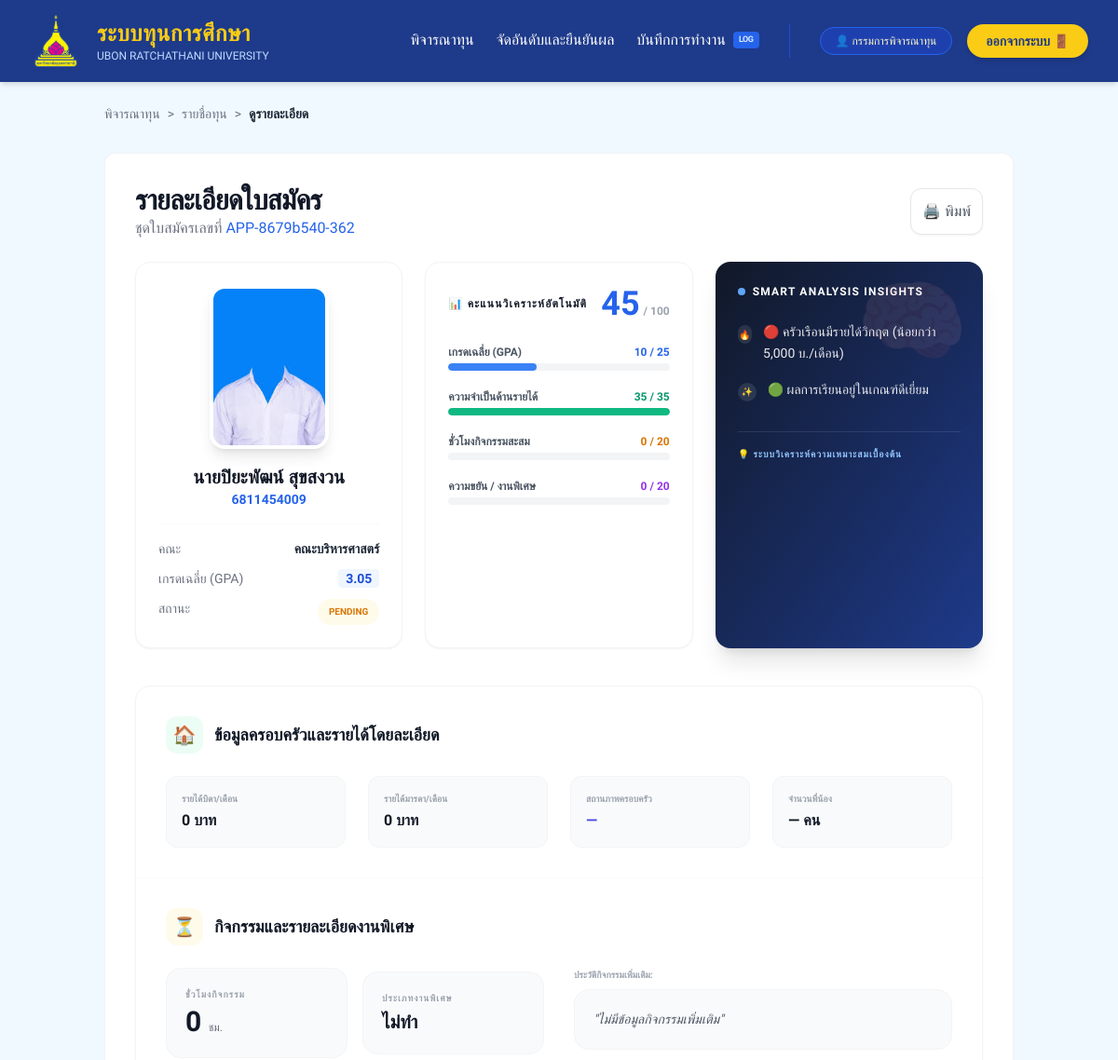
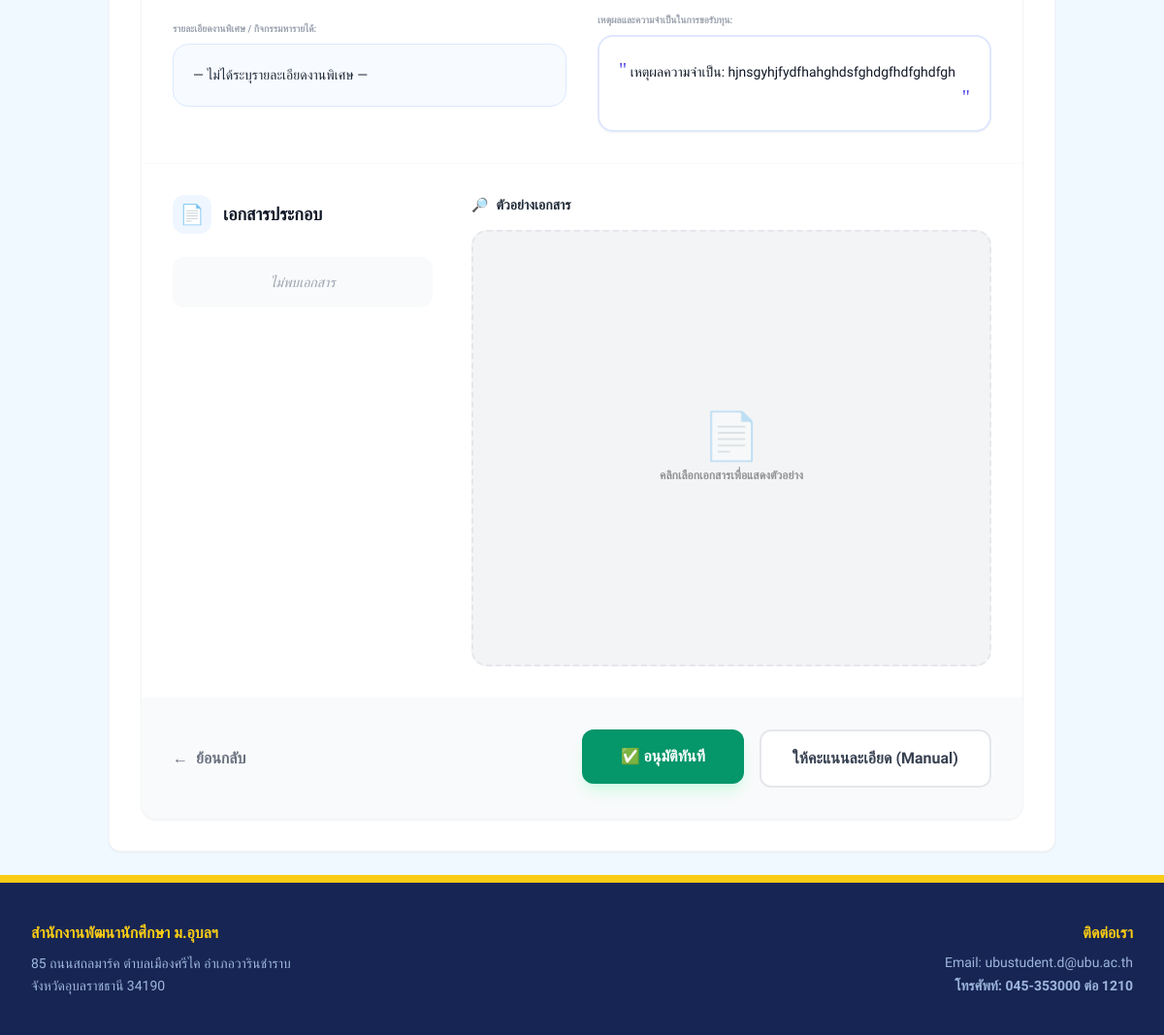
Before: /director/candidate/8679b540-362 (signed in) with the older database file (2 pictures, top to bottom).
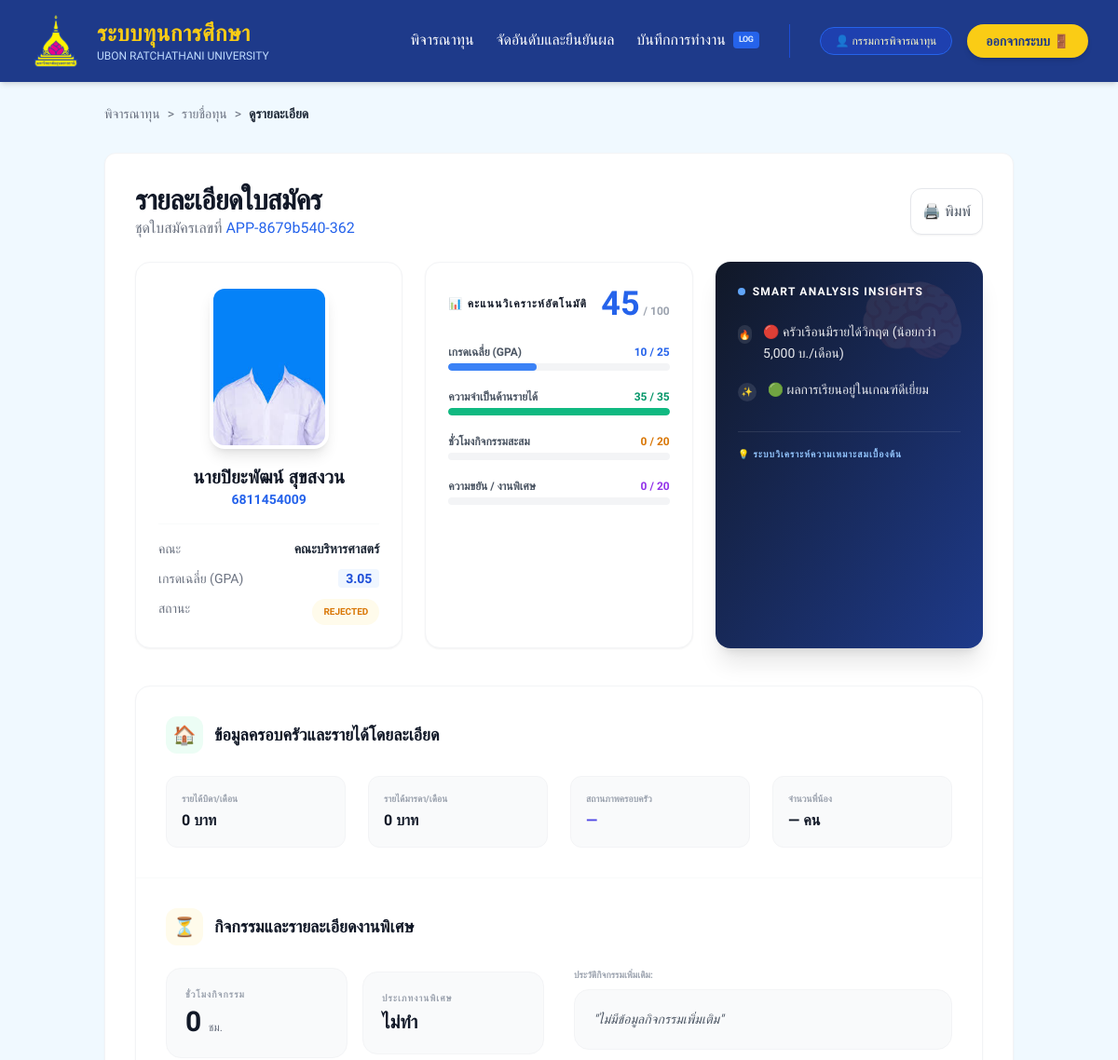
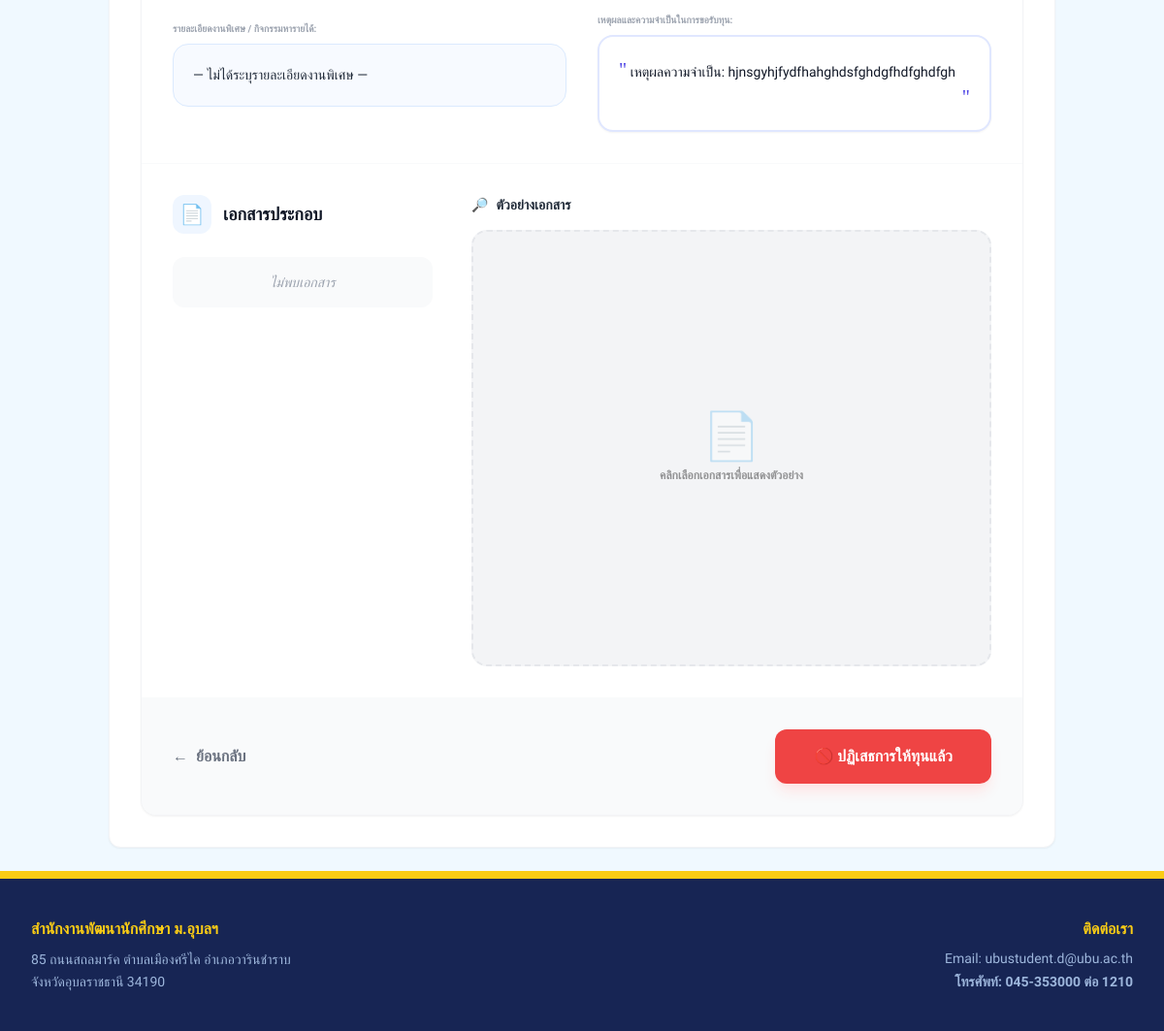
After: the same page with the newer database file (2 pictures, top to bottom).
### models.py (models this page shows, shortened)
class Application(db.Model):
    __tablename__ = 'application'
    id = db.Column(db.String, primary_key=True)
    student_id = db.Column(db.String(20), nullable=False)
    student_name = db.Column(db.String(100))
    faculty = db.Column(db.String(100)) # <--- คงไว้ตามที่คุณเพิ่มมา
    scholarship_id = db.Column(db.Integer, db.ForeignKey('scholarship.id'))
    status = db.Column(db.String(20), default='pending')
    reviewing_by = db.Column(db.String(50))
    reviewing_at = db.Column(db.DateTime)
    status_description = db.Column(db.Text)
    is_scored = db.Column(db.Boolean, default=False)
    total_score = db.Column(db.Integer, default=0)
    created_at = db.Column(db.DateTime, default=datetime.utcnow) #เก็บวันที่สมัคร
    application_file = db.Column(db.String(200), nullable=True) #เอกสารไฟล์เเนบของนักศึกษา
    reject_reason = db.Column(db.Text, nullable=True) #เหตุผลจากเจ้าหน้าที่
    interview_date = db.Column(db.Date, nullable=True) # วันที่นัดสัมภาษณ์
    interview_time = db.Column(db.String(100), nullable=True) # เเวลานัดสัมภาษณ์
    interview_location = db.Column(db.String(255), nullable=True) #สถานที่นัดสัมภาษณ์
    notes = db.Column(db.Text, nullable=True) # เหตุผล/ข้อมูลเพิ่มเติมจากนักศึกษา
    form_data = db.Column(db.Text, nullable=True) # JSON ข้อมูลเต็มจากฟอร์มสมัคร
    activity_hours = db.Column(db.Integer, default=0)
    parttime_type = db.Column(db.String(50))
    parttime_description = db.Column(db.Text)
    def calculate_automatic_score(self):
        if self.evaluations:
            return self.total_score
        student = Student.query.filter_by(student_id=self.student_id).first()
        if not student:
            return 0
        score = 0
        gpa = student.gpax or 0.0
        if gpa >= 3.75:
            score += 25
        elif gpa >= 3.50:
            score += 20
        elif gpa >= 3.25:
            score += 15
        elif gpa >= 3.00:
            score += 10
        elif gpa >= 2.00:
            score += 5
        monthly_income = (student.father_income or 0) + (student.mother_income or 0) + (student.guardian_income or 0)
        yearly_income = monthly_income * 12
        if yearly_income < 100000:
            score += 35
        elif yearly_income < 180000:
            score += 25
        elif yearly_income < 250000:
            score += 15
        elif yearly_income < 350000:
            score += 5
        hours = self.activity_hours or 0
        if hours >= 41:
            score += 20
        elif hours >= 31:
            score += 15
        elif hours >= 21:
            score += 10
        elif hours >= 1:
            score += 5
        pt_type = self.parttime_type
        if pt_type == "ทำทุกวัน":
            score += 20
        elif pt_type == "วันต่อวัน":
            score += 10
        self.total_score = score
        self.is_scored = True
        return score
    def generate_smart_analysis(self):
        student = Student.query.filter_by(student_id=self.student_id).first()
        if not student:
            return ["ไม่พบข้อมูลนักศึกษาเพื่อวิเคราะห์"]
        insights = []
        monthly_income = (student.father_income or 0) + (student.mother_income or 0) + (student.guardian_income or 0)
        if monthly_income <= 5000:
            insights.append("🔴 ครัวเรือนมีรายได้วิกฤต (น้อยกว่า 5,000 บ./เดือน)")
        elif monthly_income <= 12000:
            insights.append("🟠 ครัวเรือนมีรายได้จำกัด (ความจำเป็นสูง)")
        elif monthly_income > 30000:
            insights.append("⚪ รายได้ครอบครัวอยู่ในระดับปานกลาง-สูง")
        gpa = student.gpax or 0.0
        if gpa >= 3.80:
            insights.append("🌟 ศักยภาพการเรียนดีเยี่ยม (GPAX 3.80+)")
        elif gpa >= 3.00:
            insights.append("🟢 ผลการเรียนอยู่ในเกณฑ์ดีเยี่ยม")
        elif gpa < 2.00:
            insights.append("⚠️ ผลการเรียนต่ำกว่าเกณฑ์ปกติ")
        if (self.activity_hours or 0) >= 40:
            insights.append("💪 จิตอาสาดีเด่น (กิจกรรม 40+ ชม.)")
        if self.parttime_type == "ทำทุกวัน":
            insights.append("⚡ มีความรับผิดชอบสูง (ทำงานพิเศษทุกวัน)")
        elif self.parttime_type == "วันต่อวัน":
            insights.append("✅ พยายามช่วยเหลือตนเอง (ทำงานพิเศษรายวัน)")
        desc = (self.parttime_description or "").lower()
        if any(word in desc for word in ["ช่วยพ่อ", "ช่วยแม่", "ช่วยที่บ้าน", "ดูแล"]):
            insights.append("🏠 มีความกตัญญู (ช่วยเหลืองานที่บ้าน)")
        if any(word in desc for word in ["ขายของ", "ตลาด", "เซเว่น", "พาร์ทไทม์", "รับจ้าง"]):
            insights.append("💰 ขยันหารายได้เสริมนอกเวลาเรียน")
        if self.total_score >= 80:
            insights.append("🏆 แนะนำเป็นอันดับต้น (คะแนนวิเคราะห์ 80+)")
        elif self.total_score >= 60:
            insights.append("👍 อยู่ในเกณฑ์แนะนำให้พิจารณา")
        if not insights:
            insights.append("📝 ข้อมูลอยู่ในเกณฑ์มาตรฐานทั่วไป")
        return insights
    @property
    def gpa(self):
        s = Student.query.filter_by(student_id=self.student_id).first()
        return s.gpax if s and s.gpax is not None else "-"

### routes/director_routes.py (the view, shortened to what this page needs)
@director_bp.route("/candidate/<string:app_id>")
def candidate_detail(app_id):
    import os
    application = Application.query.get_or_404(app_id)
    student = Student.query.filter_by(student_id=application.student_id).first()
    photo_url = None
    all_app_files = []
    if student:
        from flask import current_app
        profile_pic_path = os.path.join(current_app.static_folder, 'images', 'students', f"{student.student_id}.jpg")
        if os.path.exists(profile_pic_path):
            photo_url = f"images/students/{student.student_id}.jpg"
        upload_dir = os.path.join(current_app.static_folder, 'uploads', str(student.student_id))
        if os.path.isdir(upload_dir):
            all_app_files = [f for f in os.listdir(upload_dir) if f.startswith(f"app_{app_id}")]
    form_info = {}
    if application.form_data:
        try:
            import json
            form_info = json.loads(application.form_data)
        except Exception:
            form_info = {}
    application.calculate_automatic_score()
    smart_analysis = application.generate_smart_analysis()
    db.session.commit()
    return render_template("director/candidate_detail.html",
                           student=application,
                           photo_url=photo_url,
                           student_obj=student,
                           form_info=form_info,
                           smart_analysis=smart_analysis,
                           documents=all_app_files)

### routes/director_routes.py (called while the page is built)
@director_bp.before_request
def require_director_login():
    if request.endpoint and request.endpoint != 'director.login':
        if "user_id" not in session or session.get("role") != "director":
            flash("กรุณาเข้าสู่ระบบในฐานะกรรมการ", "error")
            return redirect(url_for("login")) # Assuming login is the global login defined in app.py

### templates/director/candidate_detail.html (shortened to what the changed rows need)
{% extends "layouts/base_director.html" %}
{% block content %}
<div class="max-w-5xl mx-auto font-prompt p-6">
    <div class="bg-white p-8 rounded-xl shadow-sm border border-gray-100">
        <div class="mb-10">
            <div class="flex flex-col md:flex-row justify-between items-start md:items-center gap-4 mb-6">
                <div>
                    <h1 class="text-3xl font-black text-gray-900 tracking-tight">รายละเอียดใบสมัคร</h1>
                    <p class="text-gray-500 font-medium">ชุดใบสมัครเลขที่ <span class="text-blue-600">APP-{{ student.id }}</span></p>
                </div>
            </div>
            <div class="grid grid-cols-1 lg:grid-cols-3 gap-6">
                <div class="bg-white rounded-2xl shadow-sm border border-gray-100 p-6 flex flex-col items-center">
                    <div class="relative mb-4 group">
                        <div class="w-32 h-44 rounded-2xl overflow-hidden border-4 border-white shadow-lg bg-gray-50">
                        </div>
                    </div>
                    <h2 class="text-xl font-bold text-gray-900">{{ student_obj.name if student_obj else student.student_name or '—' }}</h2>
                    <p class="text-blue-600 font-bold text-sm mb-4">{{ student.student_id }}</p>
                    <div class="w-full space-y-3 pt-4 border-t border-gray-50">
                        <div class="flex justify-between text-sm">
                        </div>
                        <div class="flex justify-between text-sm">
                        </div>
                        <div class="flex justify-between text-sm">
                            <span class="text-gray-500">สถานะ</span>
                            <span class="px-3 py-1 bg-amber-50 text-amber-600 rounded-full font-bold text-[10px] uppercase">
                                {{ student.status }}
                            </span>
                        </div>
                    </div>
                </div>
                <div class="bg-white rounded-2xl shadow-sm border border-gray-100 p-6">
                    <div class="flex justify-between items-center mb-6">
                        <div class="text-right">
                            <span class="text-4xl font-black text-blue-600">{{ student.total_score }}</span>
                            <span class="text-gray-400 text-xs font-bold">/ 100</span>
                        </div>
                    </div>
                            {% set gpa_score = 0 %}
                            {% set gpa_val = student.gpa|float %}
                            {% if gpa_val >= 3.75 %}{% set gpa_score = 25 %}
                            {% elif gpa_val >= 3.50 %}{% set gpa_score = 20 %}
                            {% elif gpa_val >= 3.25 %}{% set gpa_score = 15 %}
                            {% elif gpa_val >= 3.00 %}{% set gpa_score = 10 %}
                            {% elif gpa_val >= 2.00 %}{% set gpa_score = 5 %}{% endif %}
                            {% set inc_score = 0 %}
                            {% set monthly_inc = (student_obj.father_income or 0) + (student_obj.mother_income or 0) + (student_obj.guardian_income or 0) %}
                            {% set yearly_inc = monthly_inc * 12 %}
                            {% if yearly_inc < 100000 %}{% set inc_score = 35 %}
                            {% elif yearly_inc < 180000 %}{% set inc_score = 25 %}
                            {% elif yearly_inc < 250000 %}{% set inc_score = 15 %}
                            {% elif yearly_inc < 350000 %}{% set inc_score = 5 %}{% endif %}
                            {% set act_score = 0 %}
                            {% set hrs = student.activity_hours or 0 %}
                            {% if hrs >= 41 %}{% set act_score = 20 %}
                            {% elif hrs >= 31 %}{% set act_score = 15 %}
                            {% elif hrs >= 21 %}{% set act_score = 10 %}
                            {% elif hrs >= 1 %}{% set act_score = 5 %}{% endif %}
                            {% set work_score = 0 %}
                            {% if student.parttime_type == "ทำทุกวัน" %}{% set work_score = 20 %}
                            {% elif student.parttime_type == "วันต่อวัน" %}{% set work_score = 10 %}{% endif %}
                </div>
            </div>
        </div>
        <div class="bg-white rounded-2xl shadow-sm border border-gray-100 divide-y divide-gray-50 overflow-hidden">
            <div class="p-8">
                <div class="grid grid-cols-1 lg:grid-cols-2 gap-8">
                    <div class="space-y-6">
                        <div class="flex items-center gap-4">
                            <div class="flex-1 p-5 bg-gray-50 rounded-2xl border border-gray-100">
                                <span class="text-[10px] text-gray-400 uppercase font-black tracking-widest block mb-1">ชั่วโมงกิจกรรม</span>
                                <p class="text-3xl font-black text-gray-900">{{ student.activity_hours or 0 }} <span class="text-xs font-normal text-gray-500">ชม.</span></p>
                            </div>
                            <div class="flex-1 p-5 bg-gray-50 rounded-2xl border border-gray-100">
                                <span class="text-[10px] text-gray-400 uppercase font-black tracking-widest block mb-1">ประเภทงานพิเศษ</span>
                                <p class="text-xl font-bold text-gray-900">{{ student.parttime_type or 'ไม่ทำ' }}</p>
                            </div>
                        </div>
                        <div>
                            <label class="text-[10px] uppercase font-black text-gray-400 block mb-2">รายละเอียดงานพิเศษ / กิจกรรมหารายได้:</label>
                            <div class="p-5 bg-blue-50/50 rounded-2xl border border-blue-100 text-sm text-gray-800 leading-relaxed font-medium break-words">
                                {{ student.parttime_description or '— ไม่ได้ระบุรายละเอียดงานพิเศษ —' }}
                            </div>
                        </div>
                    </div>
                    <div class="space-y-6">
                        <div>
                            <label class="text-[10px] uppercase font-black text-gray-400 block mb-2">เหตุผลและความจำเป็นในการขอรับทุน:</label>
                            <div class="p-5 bg-white border-2 border-indigo-100 rounded-2xl text-sm text-gray-900 leading-relaxed shadow-sm break-words">
                                <span class="text-indigo-600 text-xl font-serif">"</span>
                                {{ student.notes or form_info.get('reason', 'ไม่ได้ระบุเหตุผล') }}
                                <div class="text-right">
                                </div>
                            </div>
                        </div>
                    </div>
                </div>
            </div>
            <div class="p-8 bg-gray-50 flex flex-col sm:flex-row justify-between items-center gap-6">
                <div class="flex gap-4 w-full sm:w-auto">
                    {% if student.status not in ['approved', 'Selected', 'rejected'] %}
                        <form action="{{ url_for('director.quick_approve', app_id=student.id) }}" method="POST" class="flex-1 sm:flex-initial">
                            <button type="submit"
                                    onclick="return confirm('ยืนยันการอนุมัติรับทุนทันที?')"
                                    class="w-full bg-emerald-600 text-white px-10 py-4 rounded-xl hover:bg-emerald-700 transition-all font-black shadow-lg shadow-emerald-100 active:scale-95 flex items-center justify-center gap-3">
                                 ✅ อนุมัติทันที
                            </button>
                        </form>
                        <a href="{{ url_for('director.give_score', app_id=student.id) }}" class="flex-1 sm:flex-initial bg-white border-2 border-gray-200 text-gray-700 px-8 py-4 rounded-xl hover:border-blue-600 hover:text-blue-600 transition-all font-bold flex items-center justify-center gap-3">
                             ให้คะแนนละเอียด (Manual)
                        </a>
                    {% elif student.status == 'rejected' %}
                        <div class="bg-red-500 text-white px-10 py-4 rounded-xl font-black flex items-center gap-2 shadow-lg shadow-red-100">
                            🚫 ปฏิเสธการให้ทุนแล้ว
                        </div>
                    {% else %}
                        <div class="bg-emerald-500 text-white px-10 py-4 rounded-xl font-black flex items-center gap-2 shadow-lg shadow-emerald-100">
                            ✨ อนุมัติการได้รับทุนแล้ว
                        </div>
                    {% endif %}
                </div>
            </div>
        </div>
    </div>
</div>
{% endblock %}

Changed rows visible on the page:
changed Application "ไม่ทำ": status "PENDING" → "REJECTED"
Other visible differences:
text no longer shown: "✅ อนุมัติทันที ให้คะแนนละเอียด (Manual)"
text now shown: "🚫 ปฏิเสธการให้ทุนแล้ว"
